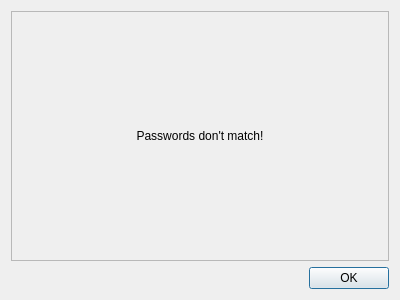
<?xml version="1.0" encoding="UTF-8"?>
<ui version="4.0">
 <class>DialogPassMismatch</class>
 <widget class="QDialog" name="DialogPassMismatch">
  <property name="geometry">
   <rect>
    <x>0</x>
    <y>0</y>
    <width>400</width>
    <height>300</height>
   </rect>
  </property>
  <property name="windowTitle">
   <string>Passwords don't match!</string>
  </property>
  <property name="windowIcon">
   <iconset>
    <normaloff>../../img/icon.svg</normaloff>../../img/icon.svg</iconset>
  </property>
  <layout class="QVBoxLayout" name="verticalLayout">
   <item>
    <widget class="QLabel" name="label">
     <property name="frameShape">
      <enum>QFrame::StyledPanel</enum>
     </property>
     <property name="frameShadow">
      <enum>QFrame::Raised</enum>
     </property>
     <property name="text">
      <string>Passwords don't match!</string>
     </property>
     <property name="alignment">
      <set>Qt::AlignCenter</set>
     </property>
    </widget>
   </item>
   <item>
    <widget class="QDialogButtonBox" name="buttonBox">
     <property name="orientation">
      <enum>Qt::Horizontal</enum>
     </property>
     <property name="standardButtons">
      <set>QDialogButtonBox::Ok</set>
     </property>
    </widget>
   </item>
  </layout>
 </widget>
 <resources/>
 <connections>
  <connection>
   <sender>buttonBox</sender>
   <signal>accepted()</signal>
   <receiver>DialogPassMismatch</receiver>
   <slot>accept()</slot>
   <hints>
    <hint type="sourcelabel">
     <x>248</x>
     <y>254</y>
    </hint>
    <hint type="destinationlabel">
     <x>157</x>
     <y>274</y>
    </hint>
   </hints>
  </connection>
  <connection>
   <sender>buttonBox</sender>
   <signal>rejected()</signal>
   <receiver>DialogPassMismatch</receiver>
   <slot>reject()</slot>
   <hints>
    <hint type="sourcelabel">
     <x>316</x>
     <y>260</y>
    </hint>
    <hint type="destinationlabel">
     <x>286</x>
     <y>274</y>
    </hint>
   </hints>
  </connection>
 </connections>
</ui>
